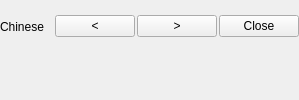
    <widget class="QWidget" name="widgetTop" native="true">
     <property name="styleSheet">
      <string notr="true">border-width:0px;</string>
     </property>
     <layout class="QVBoxLayout" name="verticalLayout">
      <property name="spacing">
       <number>6</number>
      </property>
      <property name="leftMargin">
       <number>0</number>
      </property>
      <property name="topMargin">
       <number>0</number>
      </property>
      <property name="rightMargin">
       <number>0</number>
      </property>
      <property name="bottomMargin">
       <number>0</number>
      </property>
      <item>
       <layout class="QHBoxLayout" name="lay1">
        <property name="spacing">
         <number>2</number>
        </property>
        <item>
         <widget class="QLabel" name="labInfo">
          <property name="sizePolicy">
           <sizepolicy hsizetype="Preferred" vsizetype="Minimum">
            <horstretch>0</horstretch>
            <verstretch>0</verstretch>
           </sizepolicy>
          </property>
          <property name="minimumSize">
           <size>
            <width>0</width>
            <height>25</height>
           </size>
          </property>
          <property name="text">
           <string>Chinese</string>
          </property>
         </widget>
        </item>
        <item>
         <widget class="QLabel" name="labPY">
          <property name="sizePolicy">
           <sizepolicy hsizetype="Expanding" vsizetype="Preferred">
            <horstretch>0</horstretch>
            <verstretch>0</verstretch>
           </sizepolicy>
          </property>
          <property name="text">
           <string/>
          </property>
          <property name="alignment">
           <set>Qt::AlignCenter</set>
          </property>
         </widget>
        </item>
        <item>
         <widget class="QPushButton" name="btnPre">
          <property name="focusPolicy">
           <enum>Qt::NoFocus</enum>
          </property>
          <property name="styleSheet">
           <string notr="true"/>
          </property>
          <property name="text">
           <string>&lt;</string>
          </property>
         </widget>
        </item>
        <item>
         <widget class="QPushButton" name="btnNext">
          <property name="focusPolicy">
           <enum>Qt::NoFocus</enum>
          </property>
          <property name="styleSheet">
           <string notr="true"/>
          </property>
          <property name="text">
           <string>&gt;</string>
          </property>
         </widget>
        </item>
        <item>
         <widget class="QPushButton" name="btnClose">
          <property name="focusPolicy">
           <enum>Qt::NoFocus</enum>
          </property>
          <property name="styleSheet">
           <string notr="true"/>
          </property>
          <property name="text">
           <string>Close</string>
          </property>
         </widget>
        </item>
       </layout>
      </item>
      <item>
       <layout class="QHBoxLayout" name="lay2">
        <property name="spacing">
         <number>0</number>
        </property>
        <item>
         <widget class="QLabel" name="labCh0">
          <property name="sizePolicy">
           <sizepolicy hsizetype="Preferred" vsizetype="Fixed">
            <horstretch>0</horstretch>
            <verstretch>0</verstretch>
           </sizepolicy>
          </property>
          <property name="minimumSize">
           <size>
            <width>0</width>
            <height>25</height>
           </size>
          </property>
          <property name="text">
           <string/>
          </property>
          <property name="alignment">
           <set>Qt::AlignCenter</set>
          </property>
         </widget>
        </item>
        <item>
         <widget class="QLabel" name="labCh1">
          <property name="sizePolicy">
           <sizepolicy hsizetype="Preferred" vsizetype="Fixed">
            <horstretch>0</horstretch>
            <verstretch>0</verstretch>
           </sizepolicy>
          </property>
          <property name="minimumSize">
           <size>
            <width>0</width>
            <height>25</height>
           </size>
          </property>
          <property name="text">
           <string/>
          </property>
          <property name="alignment">
           <set>Qt::AlignCenter</set>
          </property>
         </widget>
        </item>
        <item>
         <widget class="QLabel" name="labCh2">
          <property name="sizePolicy">
           <sizepolicy hsizetype="Preferred" vsizetype="Fixed">
            <horstretch>0</horstretch>
            <verstretch>0</verstretch>
           </sizepolicy>
          </property>
          <property name="minimumSize">
           <size>
            <width>0</width>
            <height>25</height>
           </size>
          </property>
          <property name="text">
           <string/>
          </property>
          <property name="alignment">
           <set>Qt::AlignCenter</set>
          </property>
         </widget>
        </item>
        <item>
         <widget class="QLabel" name="labCh3">
          <property name="sizePolicy">
           <sizepolicy hsizetype="Preferred" vsizetype="Fixed">
            <horstretch>0</horstretch>
            <verstretch>0</verstretch>
           </sizepolicy>
          </property>
          <property name="minimumSize">
           <size>
            <width>0</width>
            <height>25</height>
           </size>
          </property>
          <property name="text">
           <string/>
          </property>
          <property name="alignment">
           <set>Qt::AlignCenter</set>
          </property>
         </widget>
        </item>
        <item>
         <widget class="QLabel" name="labCh4">
          <property name="sizePolicy">
           <sizepolicy hsizetype="Preferred" vsizetype="Fixed">
            <horstretch>0</horstretch>
            <verstretch>0</verstretch>
           </sizepolicy>
          </property>
          <property name="minimumSize">
           <size>
            <width>0</width>
            <height>25</height>
           </size>
          </property>
          <property name="text">
           <string/>
          </property>
          <property name="alignment">
           <set>Qt::AlignCenter</set>
          </property>
         </widget>
        </item>
        <item>
         <widget class="QLabel" name="labCh5">
          <property name="sizePolicy">
           <sizepolicy hsizetype="Preferred" vsizetype="Fixed">
            <horstretch>0</horstretch>
            <verstretch>0</verstretch>
           </sizepolicy>
          </property>
          <property name="minimumSize">
           <size>
            <width>0</width>
            <height>25</height>
           </size>
          </property>
          <property name="text">
           <string/>
          </property>
          <property name="alignment">
           <set>Qt::AlignCenter</set>
          </property>
         </widget>
        </item>
        <item>
         <widget class="QLabel" name="labCh6">
          <property name="sizePolicy">
           <sizepolicy hsizetype="Preferred" vsizetype="Fixed">
            <horstretch>0</horstretch>
            <verstretch>0</verstretch>
           </sizepolicy>
          </property>
          <property name="minimumSize">
           <size>
            <width>0</width>
            <height>25</height>
           </size>
          </property>
          <property name="text">
           <string/>
          </property>
          <property name="alignment">
           <set>Qt::AlignCenter</set>
          </property>
         </widget>
        </item>
        <item>
         <widget class="QLabel" name="labCh7">
          <property name="sizePolicy">
           <sizepolicy hsizetype="Preferred" vsizetype="Fixed">
            <horstretch>0</horstretch>
            <verstretch>0</verstretch>
           </sizepolicy>
          </property>
          <property name="minimumSize">
           <size>
            <width>0</width>
            <height>25</height>
           </size>
          </property>
          <property name="text">
           <string/>
          </property>
          <property name="alignment">
           <set>Qt::AlignCenter</set>
          </property>
         </widget>
        </item>
        <item>
         <widget class="QLabel" name="labCh8">
          <property name="sizePolicy">
           <sizepolicy hsizetype="Preferred" vsizetype="Fixed">
            <horstretch>0</horstretch>
            <verstretch>0</verstretch>
           </sizepolicy>
          </property>
          <property name="minimumSize">
           <size>
            <width>0</width>
            <height>25</height>
           </size>
          </property>
          <property name="text">
           <string/>
          </property>
          <property name="alignment">
           <set>Qt::AlignCenter</set>
          </property>
         </widget>
        </item>
        <item>
         <widget class="QLabel" name="labCh9">
          <property name="sizePolicy">
           <sizepolicy hsizetype="Preferred" vsizetype="Fixed">
            <horstretch>0</horstretch>
            <verstretch>0</verstretch>
           </sizepolicy>
          </property>
          <property name="minimumSize">
           <size>
            <width>0</width>
            <height>25</height>
           </size>
          </property>
          <property name="text">
           <string/>
          </property>
          <property name="alignment">
           <set>Qt::AlignCenter</set>
          </property>
         </widget>
        </item>
       </layout>
      </item>
     </layout>
    </widget>
